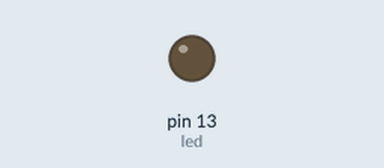
Bench run of a sketch on a simulated Arduino Uno, built with avr-gcc and run on an emulated ATmega328P. Parts: output pins drawn as LEDs (lit = HIGH).

Above: at 1.2 s.
At 3.8 s:
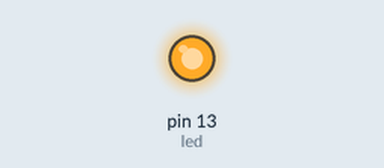
Timing chart, 0 to 6.6 s (numbered marks = the images above):
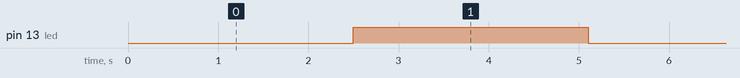

Measured:
- by itself, pin 13 (led): alternates HIGH for 2.6 s and LOW for 2.5 s

The sketch:

infiniteShoot.ino
```cpp
const int led = 13;
const int shooter = 11;
void setup() {
  pinMode(led, OUTPUT);
}

void loop() {
  digitalWrite(led, LOW);
  digitalWrite(shooter, LOW);
  delay(2500);
  digitalWrite(led, HIGH);
  digitalWrite(shooter, HIGH);
  delay(100);
  digitalWrite(shooter, LOW);
  delay(2500);
  delay(1);
}
```
